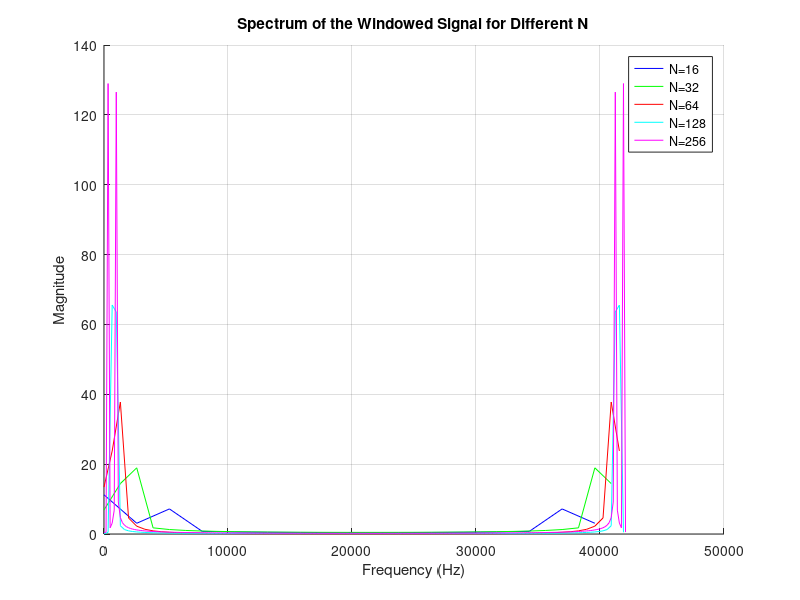

Reproduce this figure in MATLAB.
function testR()
  %2a
  % Parameters
A0 = 1;
A1 = 1;
Omega0 = 2 * pi * 1000;  % תדר סינוסואידה ראשוני ברד/שנייה
Omega_s = 2 * pi* 6720;  % תדר דגימה ברד/שנייה
N_values = [16, 32, 64, 128, 256];  % ערכים שונים של N
colors = ['b', 'g', 'r', 'c', 'm'];  % צבעים שונים לגרפים

figure;
hold on;  % מאפשר ציור של כל הגרפים באותה תמונה

for idx = 1:length(N_values)
    N = N_values(idx);
    Omega1 = Omega_s*(Omega0 + (4 * pi / N));  % חישוב אומגה 1
    t = (0:N-1) / Omega_s;  % וקטור הזמן
    
    % חלון מלבני
    window = ones(1, N);
    
    % בניית האות
    x = (A0 * sin(Omega0 * t) + A1 * sin(Omega1 * t)) .* window;
    
    % התמרת פורייה דיסקרטית (DFT)
    X = fft(x);
    freqs = (0:N-1) * (Omega_s / N);  % וקטור תדרים
    
    % ציור הספקטרום
    plot(freqs, abs(X), 'Color', colors(idx), 'DisplayName', sprintf('N=%d', N));
end

title('Spectrum of the Windowed Signal for Different N');
xlabel('Frequency (Hz)');
ylabel('Magnitude');
legend show;
grid on;
hold off;



end